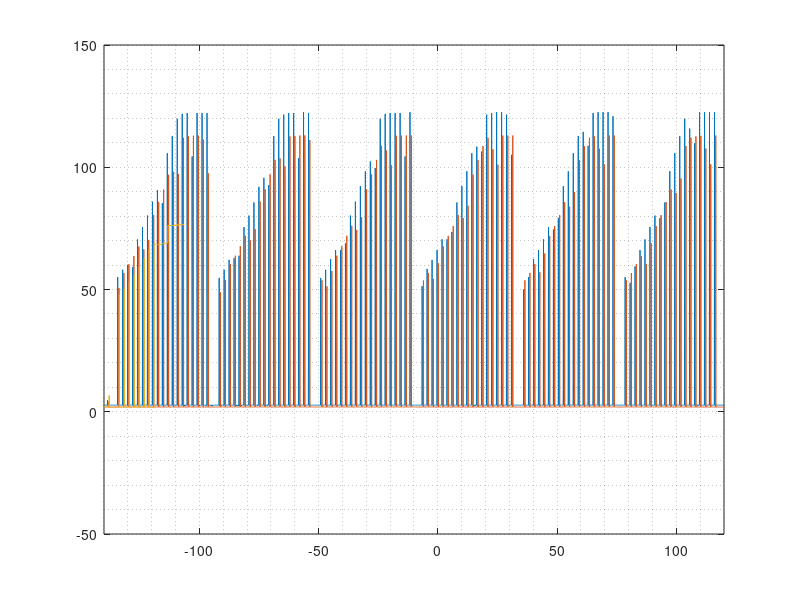

MATLAB code for this plot: (Note: this script raises an error after producing the figure.)
clear; clc;
load Radio_TX_Power_Checks

figure
plot(Times,Channel2V*1000)
hold on; xlim([-140,120]); grid minor;
plot(Times1,Channel2V1*100)
plot(Times2,Channel2V2*50)
ax=gca;ax.FontSize=16;
title('LoRa radio module transmission power current consumption measurements','fontSize',24);
xlabel('Time, s)','fontSize',18);
ylabel('Current, mA','fontSize',18);
legend('measured using 1\Omega resistor','measured using 10\Omega resistor','measured using 20\Omega resistor','fontSize',12);
